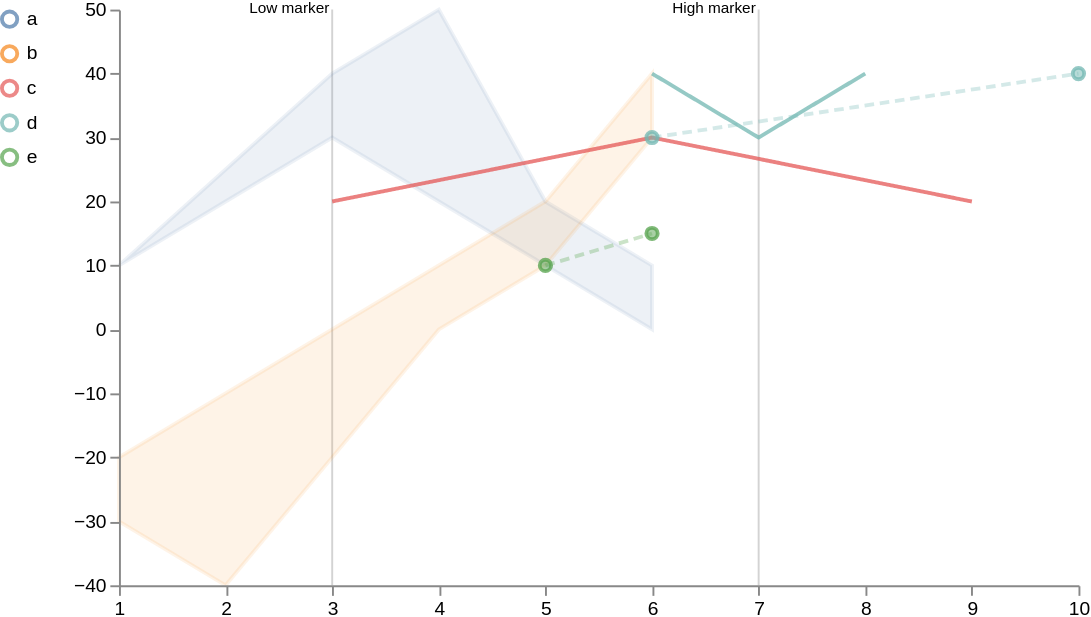

Source (Vega-Lite JSON):
### Vega specification from a JSON file in a GitHub repository (floating-point values rounded to 4 significant figures)
{"$schema": "https://vega.github.io/schema/vega/v5.json", "width": 500, "height": 300, "background": "white", "scales": [{"name": "xscale", "type": "linear", "range": "width", "zero": false, "domain": {"fields": [{"data": "distributions", "field": "timepoint"}, {"data": "traces", "field": "timepoint"}, {"data": "points", "field": "timepoint"}, {"data": "markers", "field": "timepoint"}]}}, {"name": "yscale", "type": "linear", "range": "height", "nice": true, "zero": true, "domain": {"fields": [{"data": "distributions", "field": "lower"}, {"data": "distributions", "field": "upper"}, {"data": "traces", "field": "value"}, {"data": "points", "field": "value"}]}}, {"name": "color", "type": "ordinal", "range": "category", "domain": {"fields": [{"data": "distributions", "field": "trajectory"}, {"data": "traces", "field": "trajectory"}, {"data": "points", "field": "trajectory"}], "sort": {"order": "ascending"}}}], "axes": [{"name": "x_axis", "orient": "bottom", "scale": "xscale", "zindex": 100}, {"name": "y_axis", "orient": "left", "scale": "yscale", "zindex": 100}], "signals": [{"name": "clear", "value": true, "on": [{"events": "mouseup[!event.item]", "update": "true", "force": true}]}, {"name": "shift", "value": false, "on": [{"events": "@legendSymbol:click, @legendLabel:click", "update": "event.shiftKey", "force": true}]}, {"name": "clicked", "value": null, "on": [{"events": "@legendSymbol:click, @legendLabel:click", "update": "{value: datum.value}", "force": true}]}, {"name": "clearData", "value": true, "on": [{"events": "mouseup[!event.item]", "update": "true", "force": true}]}, {"name": "clickedData", "value": null, "on": [{"events": "@area:click", "update": "{value: datum.trajectory}", "force": true}]}], "legends": [{"name": "color_legend", "stroke": "color", "orient": "left", "encode": {"symbols": {"name": "legendSymbol", "interactive": true, "update": {"fill": {"value": "transparent"}, "strokeWidth": {"value": 2}, "opacity": [{"test": "!length(data('selected')) || indata('selected', 'value', datum.value) || indata('selectedData', 'value', datum.value)", "value": 0.7}, {"value": 0.15}], "size": {"value": 64}}}, "labels": {"name": "legendLabel", "size": {"value": 25}, "interactive": true, "update": {"opacity": [{"test": "!length(data('selectedData')) || indata('selectedData', 'value', datum.value)", "value": 1}, {"value": 0.25}]}}}}], "marks": [{"type": "group", "zindex": 3, "name": "_points", "from": {"facet": {"name": "points_split", "data": "points", "groupby": "trajectory"}}, "marks": [{"type": "symbol", "name": "_points_symbol", "from": {"data": "points_split"}, "zindex": 3, "encode": {"update": {"x": {"scale": "xscale", "field": "timepoint"}, "y": {"scale": "yscale", "field": "value"}, "size": {"value": 35}, "strokeWidth": {"value": 2}, "fill": {"scale": "color", "field": "trajectory"}, "stroke": {"scale": "color", "field": "trajectory"}, "fillOpacity": [{"test": "!length(data('selected')) || indata('selected', 'value', datum.trajectory)", "value": 0.5}, {"value": 0.15}], "strokeOpacity": [{"test": "!length(data('selected')) || indata('selected', 'value', datum.trajectory)", "value": 0.75}, {"value": 0.15}], "tooltip": {"field": "value"}}, "hover": {"fillOpacity": {"value": 0.9}}}}, {"type": "line", "name": "_points_line", "from": {"data": "points_split"}, "zindex": 3, "encode": {"update": {"x": {"scale": "xscale", "field": "timepoint"}, "y": {"scale": "yscale", "field": "value"}, "strokeWidth": {"value": 2}, "stroke": {"scale": "color", "field": "trajectory"}, "interpolate": {"value": "linear"}, "strokeDash": {"value": [5, 3]}, "strokeOpacity": [{"test": "!length(data('selected')) || indata('selected', 'value', datum.trajectory)", "value": 0.3}, {"value": 0.1}]}, "hover": {"fillOpacity": {"value": 0.9}}}}]}, {"type": "group", "zindex": 2, "name": "_traces", "from": {"facet": {"name": "traces_split", "data": "traces", "groupby": "trajectory"}}, "marks": [{"type": "line", "name": "_traces_lines", "from": {"data": "traces_split"}, "encode": {"update": {"x": {"scale": "xscale", "field": "timepoint"}, "y": {"scale": "yscale", "field": "value"}, "strokeWidth": {"value": 2}, "stroke": {"scale": "color", "field": "trajectory"}, "strokeDash": [{"test": "indexof(datum.trajectory, 'Baseline') != -1 || indexof(datum.trajectory, 'Envelope') != -1", "value": [8, 4]}, {"value": [1, 0]}], "interpolate": {"value": "linear"}, "strokeOpacity": [{"test": "!length(data('selected')) || indata('selected', 'value', datum.trajectory)", "value": 0.75}, {"value": 0.15}]}, "hover": {"fillOpacity": {"value": 0.9}}}}]}, {"type": "group", "name": "_distributions", "zindex": 1, "from": {"facet": {"name": "trajectory_split", "data": "distributions", "groupby": "trajectory"}}, "marks": [{"type": "area", "name": "area", "interactive": true, "from": {"data": "trajectory_split"}, "encode": {"update": {"x": {"scale": "xscale", "field": "timepoint"}, "y": {"scale": "yscale", "field": "upper"}, "y2": {"scale": "yscale", "field": "lower"}, "interpolate": {"value": "linear"}, "strokeWidth": {"value": 2}, "fill": {"scale": "color", "field": "trajectory"}, "stroke": {"scale": "color", "field": "trajectory"}, "fillOpacity": [{"test": "!length(data('selected')) || indata('selected', 'value', datum.trajectory)", "value": 0.1}, {"value": 0.05}], "strokeOpacity": [{"test": "!length(data('selected')) || indata('selected', 'value', datum.trajectory)", "value": 0.1}, {"value": 0.05}]}, "hover": {"fillOpacity": {"value": 0.9}}}}]}, {"type": "group", "name": "_markers", "marks": [{"type": "rule", "name": "_marker text", "from": {"data": "markers"}, "encode": {"enter": {"stroke": {"value": "lightgray"}}, "update": {"x": {"scale": "xscale", "field": "timepoint"}, "y2": {"value": 0}, "y": {"signal": "height"}, "opacity": {"value": 1}}}}, {"type": "text", "name": "_marker flags", "from": {"data": "_marker text"}, "encode": {"enter": {"text": {"field": "datum.label"}, "y": {"value": 0}, "fontSize": {"value": 8}}}, "transform": [{"type": "label", "lineAnchor": "start", "as": ["x", "_y", "opacity", "align", "baseline"], "offset": [1], "size": {"signal": "[width, height]"}}]}]}], "data": [{"name": "distributions", "values": [{"timepoint": 1, "upper": 10, "lower": 10, "trajectory": "a"}, {"timepoint": 2, "upper": 20, "lower": 25, "trajectory": "a"}, {"timepoint": 4, "upper": 20, "lower": 50, "trajectory": "a"}, {"timepoint": 6, "upper": 0, "lower": 10, "trajectory": "a"}, {"timepoint": 1, "upper": -30, "lower": -20, "trajectory": "b"}, {"timepoint": 5, "upper": 10, "lower": 20, "trajectory": "a"}, {"timepoint": 2, "upper": -40, "lower": -10, "trajectory": "b"}, {"timepoint": 3, "upper": -20, "lower": 0, "trajectory": "b"}, {"timepoint": 3, "upper": 30, "lower": 40, "trajectory": "a"}, {"timepoint": 5, "upper": 10, "lower": 20, "trajectory": "b"}, {"timepoint": 4, "upper": 0, "lower": 10, "trajectory": "b"}, {"timepoint": 6, "upper": 30, "lower": 40, "trajectory": "b"}], "transform": [{"type": "collect", "sort": {"field": ["trajectory", "timepoint"]}}]}, {"name": "traces", "values": [{"timepoint": 6, "value": 30, "trajectory": "c"}, {"timepoint": 9, "value": 20, "trajectory": "c"}, {"timepoint": 3, "value": 20, "trajectory": "c"}, {"timepoint": 7, "value": 30, "trajectory": "d"}, {"timepoint": 6, "value": 40, "trajectory": "d"}, {"timepoint": 8, "value": 40, "trajectory": "d"}], "transform": [{"type": "filter", "expr": "isValid(datum.value)"}, {"type": "collect", "sort": {"field": ["trajectory", "timepoint"]}}]}, {"name": "points", "values": [{"timepoint": 6, "value": 30, "trajectory": "d"}, {"timepoint": 10, "value": 40, "trajectory": "d"}, {"timepoint": 5, "value": 10, "trajectory": "e"}, {"timepoint": 6, "value": 15, "trajectory": "e"}]}, {"name": "markers", "values": [{"timepoint": 3, "label": "Low marker"}, {"timepoint": 7, "label": "High marker"}]}, {"name": "selected", "on": [{"trigger": "clear", "remove": true}, {"trigger": "!shift", "remove": true}, {"trigger": "!shift && clicked", "insert": "clicked"}, {"trigger": "shift && clicked", "toggle": "clicked"}]}, {"name": "selectedData", "on": [{"trigger": "clearData", "remove": true}, {"trigger": "clickedData", "toggle": "clickedData"}]}]}
